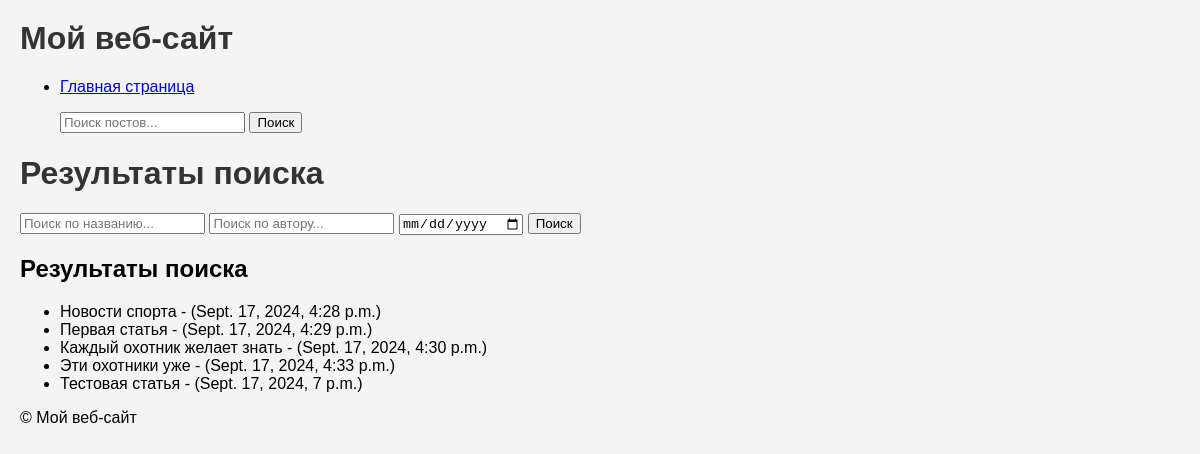
Page /news/search/ on the earlier database version.
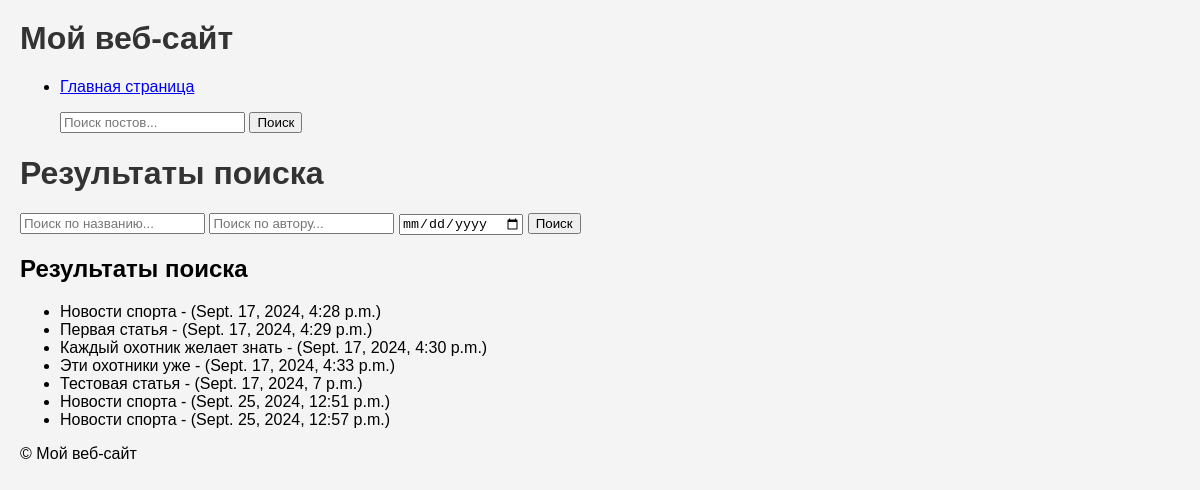
Same page on the later database version.
### news/models.py (models this page shows, shortened)
class Post(models.Model):
    ARTICLE = 'AR'
    NEWS = 'NW'
    POST_TYPE_CHOICES = [
        (ARTICLE, 'Статья'),
        (NEWS, 'Новость'),
    ]
    author = models.ForeignKey(Author, on_delete=models.CASCADE)
    post_type = models.CharField(max_length=2, choices=POST_TYPE_CHOICES)
    created_at = models.DateTimeField(auto_now_add=True)
    categories = models.ManyToManyField(Category, through='PostCategory')
    title = models.CharField(max_length=200)
    content = models.TextField()
    rating = models.FloatField(default=0)

### news/views.py (the view)
# urls.py: path('search/', search_posts, name='search'), # Поиск
def search_posts(request):
    f = PostFilter(request.GET, queryset=Post.objects.all())
    return render(request, 'news/search_result.html', {'filter': f})

### news/templates/news/search_result.html
{% extends 'default.html' %}
{% block content %}
    <h1>Результаты поиска</h1>
    <form action="{% url 'news:search' %}" method="get">
        <input type="text" name="title" placeholder="Поиск по названию...">
        <input type="text" name="author" placeholder="Поиск по автору...">
        <input type="date" name="created_at" placeholder="Дата публикации...">
        <button type="submit">Поиск</button>
    </form>
    <h2>Результаты поиска</h2>
    <ul>
        {% for post in filter.qs %}
            <li>{{ post.title }} - {{ post.author.username }} ({{ post.created_at }})</li>
        {% empty %}
            <li>Нет результатов.</li>
        {% endfor %}
    </ul>
{% endblock %}

### news/templates/default.html (shortened to what this page needs)
<html lang="ru">
<head>
    {% load static %}
    <link rel="stylesheet" href="{% static 'news/css/styles.css' %}">
</head>
<body>
    <header>
        <h1>Мой веб-сайт</h1>
        <nav>
            <ul>
                {% block nav_links %}
                <li><a href="{% url 'news:news_list' %}">Главная страница</a></li>
                 {% endblock %}
            </ul>
            <ul>
                <form method="get">
                    <input type="text" name="q" placeholder="Поиск постов..." required>
                    <button type="submit">Поиск</button>
                </form>
            </ul>
        </nav>
    </header>
    <main>
        {% block content %}
        {% endblock %}
    </main>
    <footer>
        <p>© {{ year }} Мой веб-сайт</p>
    </footer>
</body>
</html>

### news/static/news/css/styles.css (style rules this page uses)
body { font-family: Arial, sans-serif; background-color: #f4f4f4; margin: 0; padding: 20px; }
h1 { color: #333; }

Differences in the rows shown:
added Post: title "Новости спорта", created_at "Sept. 25, 2024, 12:51 p.m."
added Post: title "Новости спорта", created_at "Sept. 25, 2024, 12:57 p.m."
